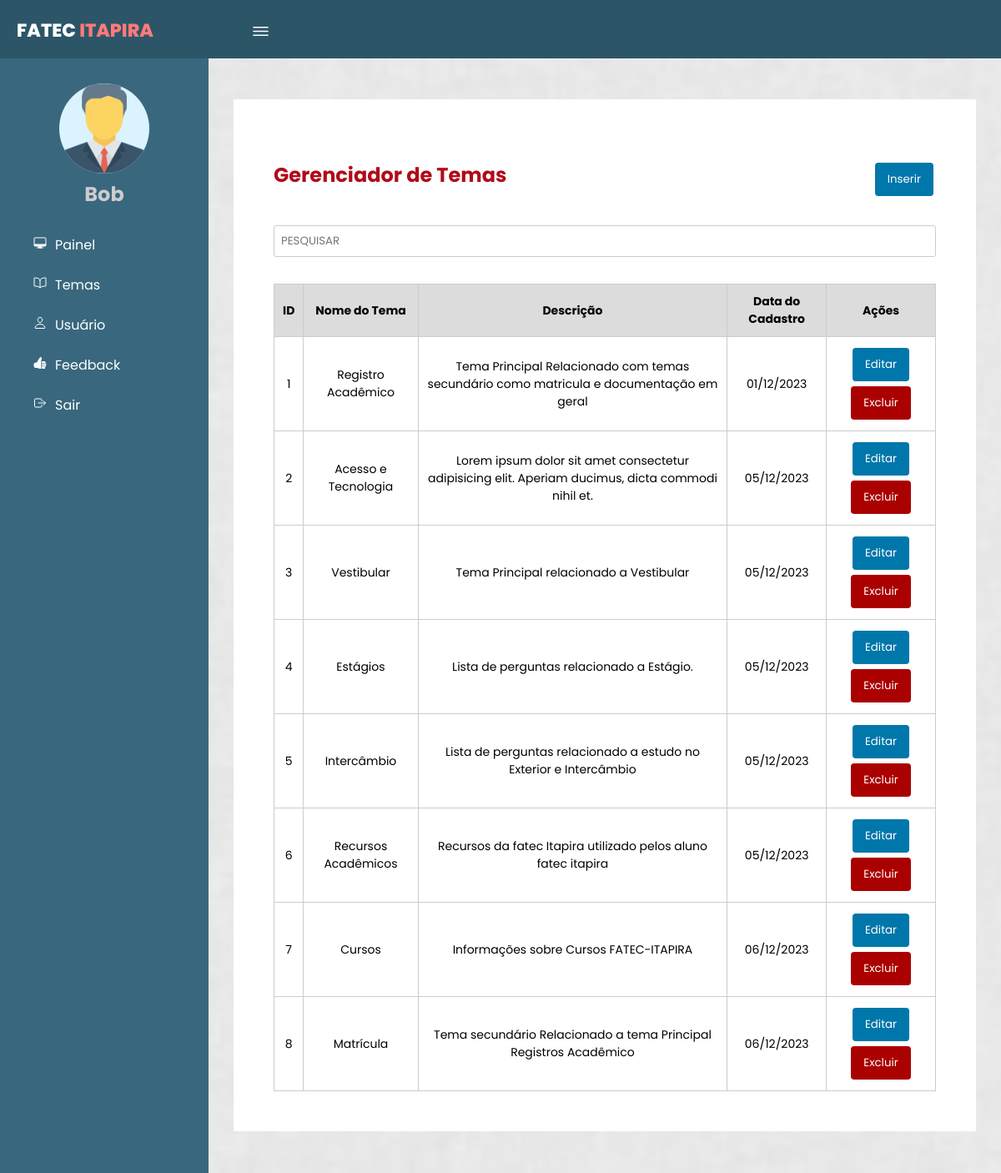
Page /gerenciarTema.php (signed in) on the committed database.
### tables this page shows
CREATE TABLE `temas` (
  `idTemas` int(10) UNSIGNED NOT NULL,
  `NomeTema` varchar(50) NOT NULL,
  `descricaoTema` text DEFAULT NULL,
  `dataCadastro` date NOT NULL
);

### Class/Temas.php (called while the page is built, shortened)
<?php
class Temas
{
    private $conn;
    public function __construct($conn)
    {
        $this->conn = $conn;
    }
    public function listarTemas()
    {
        try {
            $sql = "SELECT * FROM temas";
            $stmt = $this->conn->query($sql);
            if ($stmt) {
                return $stmt->fetchAll(PDO::FETCH_ASSOC);
            } else {
                throw new Exception("Erro ao executar a consulta SQL");
            }
        } catch (Exception $e) {
            error_log("Erro ao listar temas: " . $e->getMessage());
            return [];
        }
    }
}
?>

### gerenciarTema.php (the view, shortened to what this page needs)
<?php
require_once 'Class/Temas.php';
require_once 'conexao.php';
$tema = new Temas($conn);
$temas = $tema->listarTemas();
?>
<!DOCTYPE html>
<html lang="pt-br">
<head>
    <link rel="stylesheet" href="css/format.css">
    <link rel="stylesheet" href="css/modal.css">
</head>
<body page='lista'>
    <header>
        <label for="check">
            <ion-icon name="menu-outline" id="sidebar_btn"></ion-icon>
        </label>
        <div class="left">
            <h3>Fatec <span>Itapira</span></h3>
        </div>
    </header>
    <div class="sidebar">
        <div class="center">
            <img src="icon/manager_icon_129392.png" class="image" alt="">
            <h2><?php echo $_SESSION['nomeUsuario']; ?></h2>
        </div>
        <a href="painelAdmin.php" onclick="vizualizar('lista', true)"><ion-icon
                name="desktop-outline"></ion-icon><span>Painel</span></a>
        <a href="#"><ion-icon name="book-outline"></ion-icon><span>Temas</span></a>
        <a href="gerenciarUsuario.php"><ion-icon name="person-outline"></ion-icon><span>Usuário</span></a>
        <a href="Views/listarVisitante.php"><ion-icon name="thumbs-up"></ion-icon></ion-icon><span>Feedback</span></a>
        <a href="login/sairLogin.php"><ion-icon name="exit-outline"></ion-icon><span>Sair</span></a>
    </div>
    <div class="content">
        <div id='listaRegistros'>
            <div class="titulo_ask">
                <h1>Gerenciador de Temas</h1>
                <button id="abrirModal">Inserir</button>
            </div>
            <div style='display: flex;' class="filtro">
                <input style='flex:1' placeholder="PESQUISAR" autofocus id='inputPesquisa' />
            </div>
            <?php if(!empty($temas)): ?>
                <table>
                    <tr>
                        <thead>
                            <th>ID</th>
                            <th>Nome do Tema</th>
                            <th>Descrição</th>
                            <th>Data do Cadastro</th>
                            <th>Ações</th>
                    </tr>
                    <?php foreach($temas as $lista): ?>
                        <tr>
                            <td>
                                <?php echo $lista['idTemas']; ?>
                            </td>
                            <td>
                                <?php echo $lista['NomeTema']; ?>
                            </td>
                            <td>
                                <?php echo $lista['descricaoTema']; ?>
                            </td>
                            <td>
                                <?php echo date('d/m/Y', strtotime($lista['dataCadastro'])); ?>
                            </td>
                            <td>
                                <button onclick="abrirEditarModal('<?php echo $lista['idTemas']; ?>', '<?php echo $lista['NomeTema']; ?>',
                                '<?php echo $lista['descricaoTema']; ?>')">Editar</button>
                                <form method="post" action="Controllers/excluir_tema.php" style="display: inline-block;">
                                    <button type="submit" style="background-color: #a00;"
                                        onclick="return confirm('Tem certeza que deseja excluir?');">Excluir</button>
                                </form>
                            </td>
                        </tr>
                    <?php endforeach; ?>
                </table>
            <?php else: ?>
                <p>Nenhum usuário cadastrado.</p>
            <?php endif; ?>
        </div>
    </div>
</body>
</html>

### css/format.css (style rules this page uses)
* { margin: 0; padding: 0; font-family: "Poppins", sans-serif; }
body { background-color: #e9e9e9; }
header { position: fixed; background: #2c5668; padding: 20px; width: 100%; height: 30px; z-index: 5; }
.left h3 { color: #fff; margin: 0; text-transform: uppercase; font-size: 22px; font-weight: 800; }
.left span { color: #ff7a7a; }
.sidebar { position: fixed; width: 250px; height: 100%; margin-top: 70px; padding-top: 30px; left: 0; background: #39677e; transition: 0.5s; transition-property: left; -webkit-transition: 0.5s; -moz-transition: 0.5s; -ms-transition: 0.5s; -o-transition: 0.5s; }
.sidebar .image { width: 108px; height: 108px; border-radius: 100px; -webkit-border-radius: 100px; -moz-border-radius: 100px; -ms-border-radius: 100px; -o-border-radius: 100px; background-color: #daf3ff; }
.sidebar h2 { color: #ccc; margin-top: 0; margin-bottom: 20px; }
.sidebar a { color: #fff; display: block; width: 100%; line-height: 48px; text-decoration: none; padding-left: 40px; box-sizing: border-box; transition: 0.5s; transition-property: background; }
.sidebar .center { text-align: center; }
.sidebar ion-icon { padding-right: 10px; }
label #sidebar_btn { z-index: 1; position: fixed; left: 300px; color: #fff; font-size: 25px; margin: 5px 0; cursor: pointer; transition: 0.5s; transition-property: color; }
.content { background: url(../img/bg.png) no-repeat; background-size: cover; background-position: center; transition: 0.5s; position: relative; margin-left: 250px; top: 69px; z-index: 1; overflow: hidden; }
div#listaRegistros { background: white; padding: 3rem; margin: 50px 30px; }
#listaRegistros { display: flex; align-items: center; justify-content: center; flex-direction: column; }
body[page="lista"] #listaRegistros { display: block; }
a { text-decoration: none; }
#listaRegistros .filtro { margin: 4vh auto; }
table { width: 100%; border-collapse: collapse; }
thead { background: gainsboro; }
table th, table td { text-align: center; font-size: 14px; padding: 10px; border: solid 1px #ccc; }
button { border: none; border-radius: 4px; cursor: pointer; background-color: #07a; color: #fff; margin: 3px; padding: 10px 15px; -webkit-border-radius: 4px; -moz-border-radius: 4px; -ms-border-radius: 4px; -o-border-radius: 4px; }
input { border: solid 1px #ccc; border-radius: 4px; padding: 10px; }
.titulo_ask { display: flex; justify-content: space-between; margin-block-start: 25px; }
.titulo_ask h1 { color: #b00b18; font-size: 24px; }
label, select, input { text-align: left; vertical-align: middle; white-space: nowrap; }
select, input { padding: 8px; border: 1px solid #ccc; border-radius: 3px; }

### rows in the picture
temas: idTemas "1", NomeTema "Registro Acadêmico", descricaoTema "Tema Principal Relacionado com temas secundário como matricula e documentação em geral", dataCadastro "01/12/2023"
temas: idTemas "2", NomeTema "Acesso e Tecnologia", descricaoTema "Lorem ipsum dolor sit amet consectetur adipisicing elit. Aperiam ducimus, dicta commodi nihil et.", dataCadastro "05/12/2023"
temas: idTemas "3", NomeTema "Vestibular", descricaoTema "Tema Principal relacionado a Vestibular", dataCadastro "05/12/2023"
temas: idTemas "4", NomeTema "Estágios", descricaoTema "Lista de perguntas relacionado a Estágio.", dataCadastro "05/12/2023"
temas: idTemas "5", NomeTema "Intercâmbio", descricaoTema "Lista de perguntas relacionado a estudo no Exterior e Intercâmbio", dataCadastro "05/12/2023"
temas: idTemas "6", NomeTema "Recursos Acadêmicos", descricaoTema "Recursos da fatec Itapira utilizado pelos aluno fatec itapira", dataCadastro "05/12/2023"
temas: idTemas "7", NomeTema "Cursos", descricaoTema "Informações sobre Cursos FATEC-ITAPIRA", dataCadastro "06/12/2023"
temas: idTemas "8", NomeTema "Matrícula", descricaoTema "Tema secundário Relacionado a tema Principal Registros Acadêmico", dataCadastro "06/12/2023"

### other values in the picture
$_SESSION['nomeUsuario'] "Bob"
